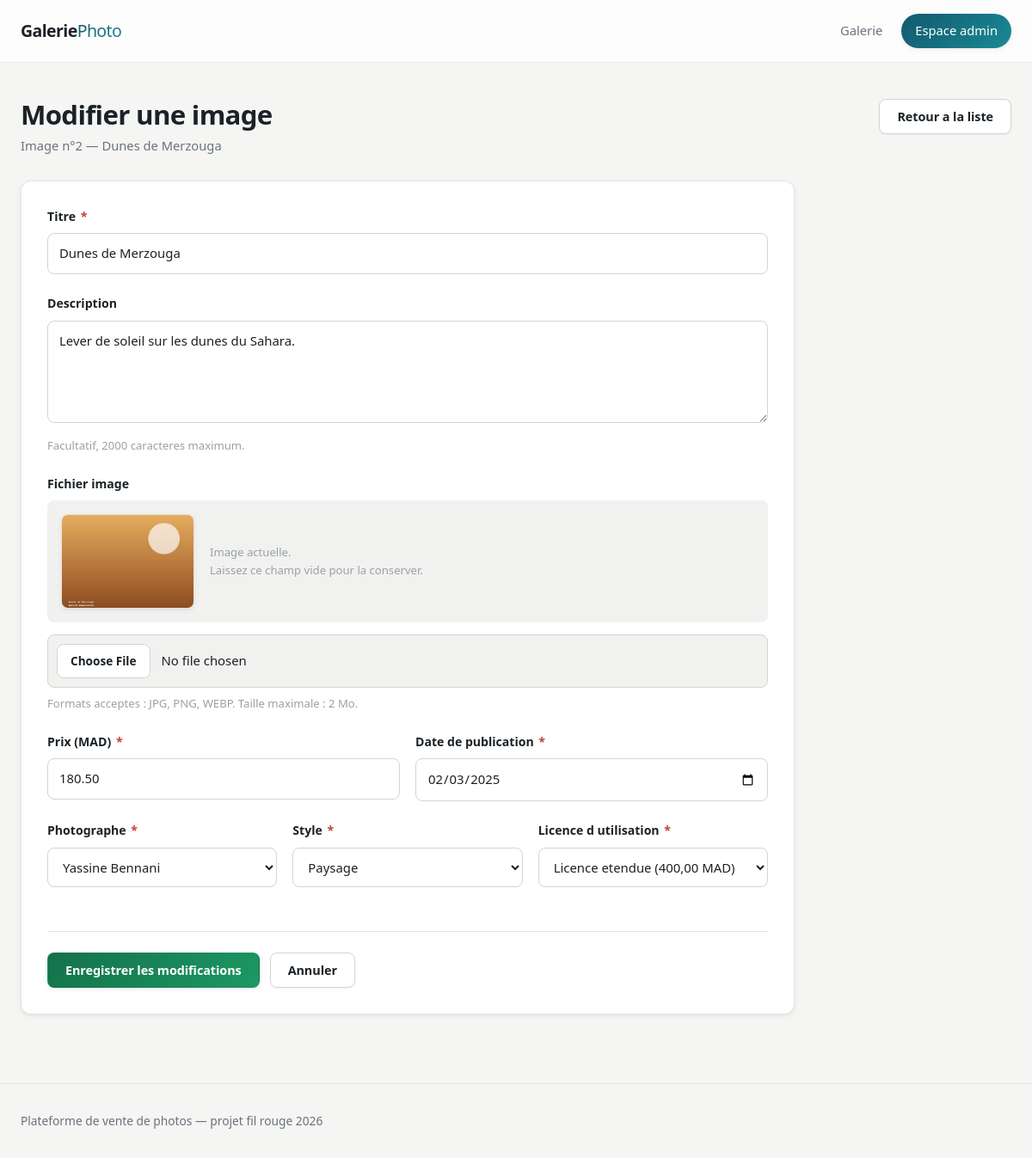
Page /admin/image-edit.php?id=2 on the committed database.
### tables this page shows
CREATE TABLE image (
    id_image          INT UNSIGNED  NOT NULL AUTO_INCREMENT,
    titre_image       VARCHAR(150)  NOT NULL,
    description_image TEXT          NULL,
    fichier_image     VARCHAR(255)  NOT NULL,
    prix_image        DECIMAL(10,2) NOT NULL,
    date_publication  DATE          NOT NULL,
    id_photographe    INT UNSIGNED  NOT NULL,
    id_style          INT UNSIGNED  NOT NULL,
    id_licence        INT UNSIGNED  NOT NULL,
    PRIMARY KEY (id_image),
    KEY idx_image_photographe (id_photographe),
    KEY idx_image_style (id_style),
    KEY idx_image_licence (id_licence),
    KEY idx_image_titre (titre_image),
    CONSTRAINT fk_image_photographe
        FOREIGN KEY (id_photographe) REFERENCES photographe (id_photographe)
        ON DELETE RESTRICT ON UPDATE CASCADE,
    CONSTRAINT fk_image_style
        FOREIGN KEY (id_style) REFERENCES style (id_style)
        ON DELETE RESTRICT ON UPDATE CASCADE,
    CONSTRAINT fk_image_licence
        FOREIGN KEY (id_licence) REFERENCES licence (id_licence)
        ON DELETE RESTRICT ON UPDATE CASCADE,
    CONSTRAINT ck_image_prix CHECK (prix_image >= 0)
);

CREATE TABLE photographe (
    id_photographe     INT UNSIGNED NOT NULL AUTO_INCREMENT,
    nom_photographe    VARCHAR(80)  NOT NULL,
    prenom_photographe VARCHAR(80)  NOT NULL,
    email_photographe  VARCHAR(160) NOT NULL,
    mot_de_passe       VARCHAR(255) NOT NULL,
    PRIMARY KEY (id_photographe),
    UNIQUE KEY uq_photographe_email (email_photographe)
);

CREATE TABLE style (
    id_style          INT UNSIGNED NOT NULL AUTO_INCREMENT,
    nom_style         VARCHAR(80)  NOT NULL,
    description_style TEXT         NULL,
    PRIMARY KEY (id_style),
    UNIQUE KEY uq_style_nom (nom_style)
);

CREATE TABLE licence (
    id_licence          INT UNSIGNED   NOT NULL AUTO_INCREMENT,
    nom_licence         VARCHAR(80)    NOT NULL,
    description_licence TEXT           NULL,
    prix_licence        DECIMAL(10,2)  NOT NULL DEFAULT 0.00,
    PRIMARY KEY (id_licence),
    UNIQUE KEY uq_licence_nom (nom_licence),
    CONSTRAINT ck_licence_prix CHECK (prix_licence >= 0)
);

### includes/image-crud.php (called while the page is built, shortened)
<?php
require_once __DIR__ . '/functions.php';
function selectImageBase(): string
{
    return "
        SELECT
            i.id_image,
            i.titre_image,
            i.description_image,
            i.fichier_image,
            i.prix_image,
            i.date_publication,
            i.id_photographe,
            i.id_style,
            i.id_licence,
            p.nom_photographe,
            p.prenom_photographe,
            s.nom_style,
            l.nom_licence,
            l.prix_licence
        FROM image i
        INNER JOIN photographe p ON p.id_photographe = i.id_photographe
        INNER JOIN style        s ON s.id_style       = i.id_style
        INNER JOIN licence      l ON l.id_licence     = i.id_licence
    ";
}
function imageTrouver(PDO $pdo, int $id): ?array
{
    $requete = $pdo->prepare(selectImageBase() . ' WHERE i.id_image = :id LIMIT 1');
    $requete->execute([':id' => $id]);
    $image = $requete->fetch();
    return $image === false ? null : $image;
}
function listerPhotographes(PDO $pdo): array
{
    return $pdo->query(
        'SELECT id_photographe, nom_photographe, prenom_photographe
         FROM photographe
         ORDER BY nom_photographe, prenom_photographe'
    )->fetchAll();
}
function listerStyles(PDO $pdo): array
{
    return $pdo->query(
        'SELECT id_style, nom_style FROM style ORDER BY nom_style'
    )->fetchAll();
}
function listerLicences(PDO $pdo): array
{
    return $pdo->query(
        'SELECT id_licence, nom_licence, prix_licence FROM licence ORDER BY prix_licence'
    )->fetchAll();
}

### includes/functions.php (called while the page is built, shortened)
<?php
function racineProjet(): string
{
    return dirname(__DIR__);
}
function e(?string $valeur): string
{
    return htmlspecialchars($valeur ?? '', ENT_QUOTES | ENT_SUBSTITUTE, 'UTF-8');
}
function cheminAffichage(?string $cheminRelatif): string
{
    if ($cheminRelatif !== null && $cheminRelatif !== '') {
        $absolu = racineProjet() . DIRECTORY_SEPARATOR . $cheminRelatif;
        if (is_file($absolu)) {
            return $cheminRelatif;
        }
    }
    return 'assets/img/placeholder.svg';
}

### includes/bootstrap.php (called while the page is built, shortened)
<?php
require_once __DIR__ . '/../config/connexion.php';
require_once __DIR__ . '/image-crud.php';
function ancienneValeur(array $saisie, string $champ, mixed $defaut = ''): string
{
    return (string)($saisie[$champ] ?? $defaut ?? '');
}

### admin/_formulaire-image.php (the view, shortened to what this page needs)
<?php
$estModification = ($action === 'modifier');
?>
<form method="post" enctype="multipart/form-data" class="formulaire" novalidate
      action="<?= $estModification
          ? 'image-edit.php?id=' . (int)$imageActuelle['id_image']
          : 'image-create.php' ?>">
    <div class="champ">
        <label for="titre_image">Titre <span class="obligatoire">*</span></label>
        <input type="text" id="titre_image" name="titre_image" maxlength="150" required
               value="<?= e(ancienneValeur($saisie, 'titre_image')) ?>"
               class="<?= isset($erreurs['titre_image']) ? 'champ--erreur' : '' ?>">
    </div>
    <div class="champ">
        <label for="description_image">Description</label>
        <textarea id="description_image" name="description_image" rows="4" maxlength="2000"
                  class="<?= isset($erreurs['description_image']) ? 'champ--erreur' : '' ?>"
        ><?= e(ancienneValeur($saisie, 'description_image')) ?></textarea>
        <p class="champ__aide">Facultatif, 2000 caracteres maximum.</p>
    </div>
    <div class="champ">
        <label for="fichier_image">
            Fichier image
        </label>
        <?php if ($estModification): ?>
            <div class="apercu">
                <img class="apercu__image"
                     src="<?= e($cheminBase . '/' . cheminAffichage($imageActuelle['fichier_image'])) ?>"
                     alt="<?= e($imageActuelle['titre_image']) ?>">
                <p class="champ__aide">
                    Image actuelle.<br>
                    Laissez ce champ vide pour la conserver.
                </p>
            </div>
        <?php endif; ?>
        <input type="file" id="fichier_image" name="fichier_image"
               accept="image/jpeg,image/png,image/webp"
               data-taille-max="2097152"
               <?= $estModification ? '' : 'required' ?>
               class="<?= isset($erreurs['fichier_image']) ? 'champ--erreur' : '' ?>">
        <p class="champ__aide">Formats acceptes : JPG, PNG, WEBP. Taille maximale : 2 Mo.</p>
    </div>
    <div class="champ-groupe">
        <div class="champ">
            <label for="prix_image">Prix (MAD) <span class="obligatoire">*</span></label>
            <input type="number" id="prix_image" name="prix_image" step="0.01" min="0" required
                   value="<?= e(ancienneValeur($saisie, 'prix_image')) ?>"
                   class="<?= isset($erreurs['prix_image']) ? 'champ--erreur' : '' ?>">
        </div>
        <div class="champ">
            <label for="date_publication">Date de publication <span class="obligatoire">*</span></label>
            <input type="date" id="date_publication" name="date_publication" required
                   value="<?= e(ancienneValeur($saisie, 'date_publication', date('Y-m-d'))) ?>"
                   class="<?= isset($erreurs['date_publication']) ? 'champ--erreur' : '' ?>">
        </div>
    </div>
    <div class="champ-groupe">
        <div class="champ">
            <label for="id_photographe">Photographe <span class="obligatoire">*</span></label>
            <select id="id_photographe" name="id_photographe" required
                    class="<?= isset($erreurs['id_photographe']) ? 'champ--erreur' : '' ?>">
                <?php foreach ($photographes as $p): ?>
                    <option value="<?= (int)$p['id_photographe'] ?>"
                        <?= ancienneValeur($saisie, 'id_photographe') === (string)$p['id_photographe'] ? 'selected' : '' ?>>
                        <?= e($p['prenom_photographe'] . ' ' . $p['nom_photographe']) ?>
                    </option>
                <?php endforeach; ?>
            </select>
        </div>
        <div class="champ">
            <label for="id_style">Style <span class="obligatoire">*</span></label>
            <select id="id_style" name="id_style" required
                    class="<?= isset($erreurs['id_style']) ? 'champ--erreur' : '' ?>">
                <?php foreach ($styles as $s): ?>
                    <option value="<?= (int)$s['id_style'] ?>"
                        <?= ancienneValeur($saisie, 'id_style') === (string)$s['id_style'] ? 'selected' : '' ?>>
                        <?= e($s['nom_style']) ?>
                    </option>
                <?php endforeach; ?>
            </select>
        </div>
        <div class="champ">
            <label for="id_licence">Licence d utilisation <span class="obligatoire">*</span></label>
            <select id="id_licence" name="id_licence" required
                    class="<?= isset($erreurs['id_licence']) ? 'champ--erreur' : '' ?>">
                <?php foreach ($licences as $l): ?>
                    <option value="<?= (int)$l['id_licence'] ?>"
                        <?= ancienneValeur($saisie, 'id_licence') === (string)$l['id_licence'] ? 'selected' : '' ?>>
                        <?= e($l['nom_licence']) ?> (<?= e(formaterPrix($l['prix_licence'])) ?>)
                    </option>
                <?php endforeach; ?>
            </select>
        </div>
    </div>
    <div class="formulaire__actions">
        <button type="submit" class="bouton bouton--ajouter">
            <?= $estModification ? 'Enregistrer les modifications' : 'Ajouter l image' ?>
        </button>
        <a class="bouton bouton--neutre" href="index.php">Annuler</a>
    </div>
</form>

### admin/image-edit.php (shortened to what this page needs)
<?php
require_once __DIR__ . '/../includes/bootstrap.php';
$id = filter_input(INPUT_GET, 'id', FILTER_VALIDATE_INT, ['options' => ['min_range' => 1]]);
$imageActuelle = imageTrouver($pdo, $id);
$saisie  = lireSaisie();
$erreurs = lireErreurs();
if ($saisie === []) {
    $saisie = [
        'titre_image'       => $imageActuelle['titre_image'],
        'description_image' => $imageActuelle['description_image'],
        'prix_image'        => $imageActuelle['prix_image'],
        'date_publication'  => $imageActuelle['date_publication'],
        'id_photographe'    => $imageActuelle['id_photographe'],
        'id_style'          => $imageActuelle['id_style'],
        'id_licence'        => $imageActuelle['id_licence'],
    ];
}
$photographes = listerPhotographes($pdo);
$styles       = listerStyles($pdo);
$licences     = listerLicences($pdo);
$action     = 'modifier';
$cheminBase = '..';
require_once __DIR__ . '/../includes/header.php';
?>
<div class="page-titre reveler">
    <div>
        <h1>Modifier une image</h1>
        <p class="page-titre__info">
            Image n&deg;<?= (int)$imageActuelle['id_image'] ?> &mdash;
            <?= e($imageActuelle['titre_image']) ?>
        </p>
    </div>
    <a class="bouton bouton--neutre" href="index.php">Retour a la liste</a>
</div>
<?php require __DIR__ . '/_formulaire-image.php'; ?>
<?php require_once __DIR__ . '/../includes/footer.php'; ?>

### assets/css/base.css (style rules this page uses)
:root { --fond: #f5f5f3; --surface: #ffffff; --surface-douce: #f1f2f0; --encre: #0e1418; --texte: #1b2227; --texte-doux: #69737b; --texte-clair: #98a1a8; --bordure: #e4e5e2; --bordure-forte: #d3d5d1; --accent: #12596e; --accent-2: #1a8a94; --accent-clair: #1a748d; --accent-fond: #e9f2f4; --degrade-accent: linear-gradient(135deg, var(--accent) 0%, var(--accent-2) 100%); --vert: #14714a; --vert-2: #1d9963; --vert-fond: #e6f3ec; --degrade-vert: linear-gradient(135deg, var(--vert) 0%, var(--vert-2) 100%); --rouge: #9c2b26; --rouge-2: #c43f38; --rouge-fond: #fbecea; --degrade-rouge: linear-gradient(135deg, var(--rouge) 0%, var(--rouge-2) 100%); --rayon-petit: 8px; --rayon: 12px; --rayon-grand: 18px; --rayon-xl: 24px; --ombre-1: 0 1px 2px rgba(14, 20, 24, .05); --ombre-2: 0 2px 6px rgba(14, 20, 24, .06), 0 1px 2px rgba(14, 20, 24, .04); --ombre-3: 0 8px 22px rgba(14, 20, 24, .09), 0 2px 6px rgba(14, 20, 24, .05); --ombre-4: 0 22px 50px rgba(14, 20, 24, .17), 0 8px 18px rgba(14, 20, 24, .08); --lueur-accent: 0 8px 26px rgba(18, 89, 110, .28); --courbe: cubic-bezier(.22, .68, .36, 1); --courbe-souple: cubic-bezier(.34, 1.42, .48, 1); --rapide: 160ms var(--courbe); --normal: 280ms var(--courbe); --lent: 520ms var(--courbe); --largeur: 1200px; }
*, *::before, *::after { box-sizing: border-box; }
html { -webkit-text-size-adjust: 100%; scroll-behavior: smooth; }
body { margin: 0; font-family: system-ui, -apple-system, "Segoe UI", Roboto, "Helvetica Neue", Arial, sans-serif; font-size: 16px; line-height: 1.6; color: var(--texte); background: var(--fond); -webkit-font-smoothing: antialiased; overflow-x: hidden; }
img { max-width: 100%; display: block; }
h1, h2, h3 { line-height: 1.18; margin: 0; letter-spacing: -.022em; }
p { margin: 0; }
a { color: var(--accent); text-decoration-thickness: 1px; text-underline-offset: 2px; }
.bouton { position: relative; display: inline-flex; align-items: center; justify-content: center; gap: 8px; padding: 11px 20px; border: 1px solid transparent; border-radius: var(--rayon-petit); background: var(--degrade-accent); color: #fff; font: inherit; font-size: .9rem; font-weight: 600; letter-spacing: -.005em; line-height: 1.2; text-decoration: none; white-space: nowrap; cursor: pointer; overflow: hidden; isolation: isolate; box-shadow: var(--ombre-2); transition: transform var(--rapide), box-shadow var(--normal), filter var(--rapide); }
.bouton::after { content: ""; position: absolute; inset: 0; z-index: -1; background: linear-gradient(115deg, transparent 30%, rgba(255, 255, 255, .34) 50%, transparent 70%); transform: translateX(-120%); transition: transform 620ms var(--courbe); }
.bouton--ajouter, .bouton--voir { background: var(--degrade-vert); }
.bouton--neutre { background: var(--surface); color: var(--texte); border-color: var(--bordure-forte); box-shadow: var(--ombre-1); }
.page-titre { display: flex; align-items: flex-start; justify-content: space-between; gap: 22px; margin: 42px 0 28px; flex-wrap: wrap; }
.page-titre h1 { font-size: clamp(1.5rem, 3.2vw, 1.95rem); }
.page-titre__info { margin-top: 7px; color: var(--texte-doux); font-size: .92rem; }
.js .reveler { opacity: 0; translate: 0 26px; transition: opacity var(--lent), translate var(--lent); transition-delay: var(--retard, 0ms); }
.js .reveler.visible { opacity: 1; translate: none; }

### rows in the picture
image: id_image "2", titre_image "Dunes de Merzouga", description_image "Lever de soleil sur les dunes du Sahara.", fichier_image (picture), prix_image "180.50", date_publication "02/03/2025", id_photographe "Yassine Bennani", id_style "Paysage", id_licence "Licence etendue (400,00 MAD)"
